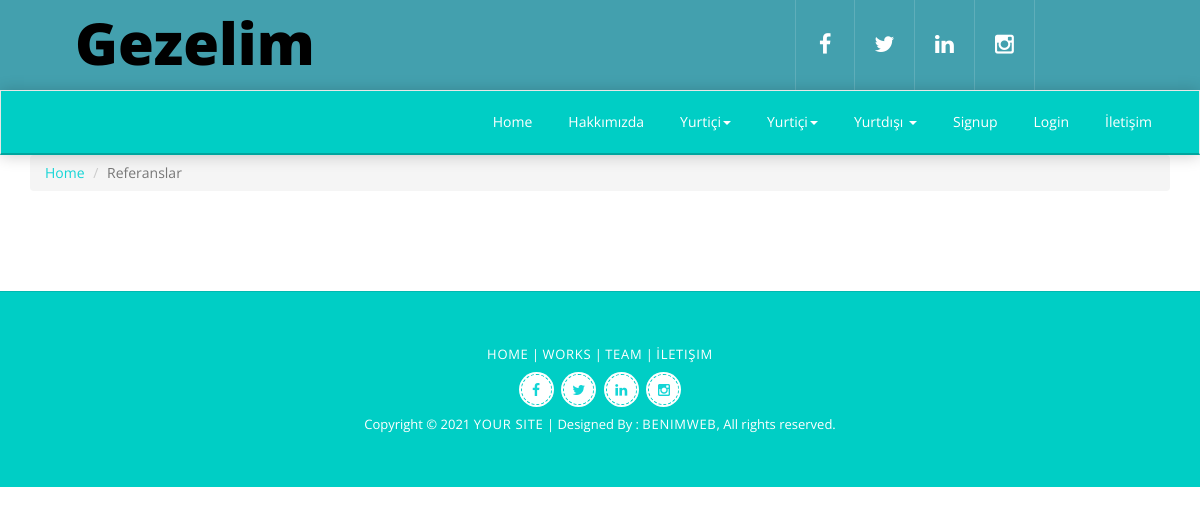
The page /referanslar/ on the database as committed earlier.
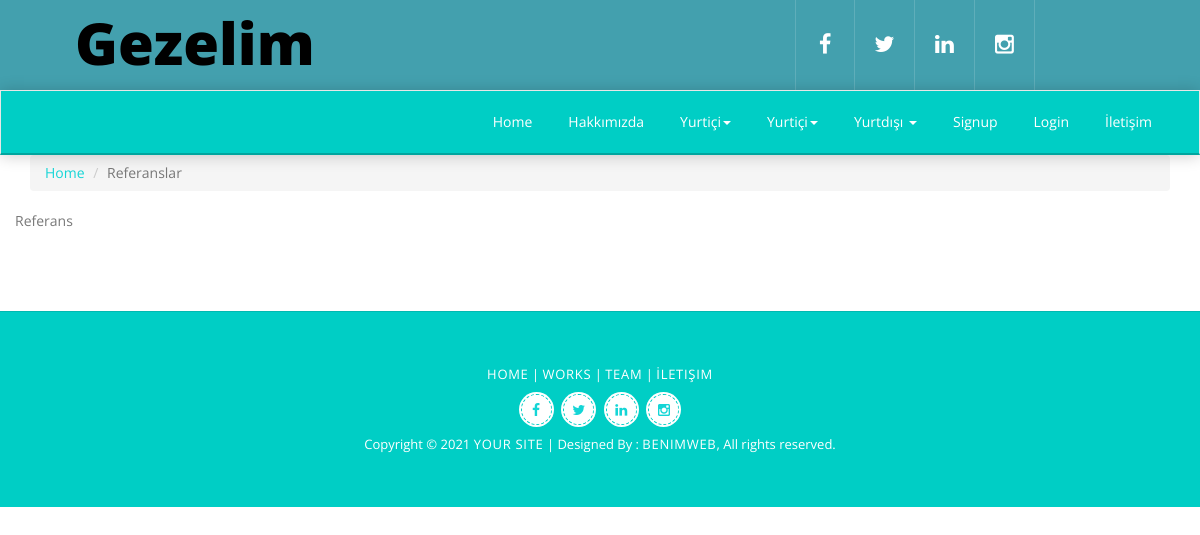
The same page on the database as committed later.
### home/models.py (models this page shows, shortened)
class Setting(models.Model):
    STATUS = (
        ('True','Evet'),
        ('False','Hayır'),
    )
    title = models.CharField(max_length=50)
    keyword=models.CharField(max_length=255)
    description=models.CharField(max_length=255)
    company = models.CharField(max_length=50)
    address = models.TextField(blank=True)
    phone = models.CharField(blank=True,max_length=50)
    fax = models.CharField(blank=True,max_length=50)
    email = models.CharField(blank=True,max_length=50)
    smtpserver = models.CharField(blank=True,max_length=50)
    smtpemail = models.CharField(blank=True,max_length=50)
    smtppassword = models.CharField(blank=True,max_length=50)
    smtpport = models.CharField(blank=True,max_length=50)
    icon = models.ImageField(blank=True,max_length=50)
    facebook = models.CharField(blank=True,max_length=150)
    instagram = models.CharField(blank=True,max_length=100)
    twitter = models.CharField(blank=True,max_length=100)
    abouts = RichTextUploadingField(blank=True)
    contact = RichTextUploadingField(blank=True)
    references = RichTextUploadingField(blank=True)
    status = models.CharField(max_length=10, choices=STATUS)
    create_at=models.DateTimeField(auto_now_add=True)
    update_at=models.DateTimeField(auto_now=True)

### home/views.py (the view)
# urls.py: path('referanslar/',views.referanslar,name='referanslar'),
def referanslar(request):
    setting=Setting.objects.get(pk=1)
    context={'setting':setting}
    return render(request, 'referanslar.html',context)

### home/templates/referanslar.html (shortened to what this page needs)
{% extends "homebase.html" %}
{% block header %}
    {% include "header.html" %}
{% endblock %}
{% block content %}
    <div id="breadcrumb">
        <div class="container">
            <ul class="breadcrumb">
                <li><a href="/">Home</a> </li>
                <li class="active">Referanslar</li>
            </ul>
        </div>
    </div>
    <div class="section">
        <div class="container">
            <div class="row">
                {{ setting.references|safe }}
            </div>
        </div>
    </div>
{% endblock %}

### home/templates/homebase.html (shortened to what this page needs)
<!DOCTYPE html>
<html lang="en">
<head>
	{% load static %}
		<link href="{% static 'css/bootstrap.min.css' %}" rel="stylesheet">
		<link href="{% static 'css/font-awesome.min.css' %}" rel="stylesheet">
		<link href="{% static 'css/style.css' %}" rel="stylesheet">
		<link rel="stylesheet" href="https://maxcdn.bootstrapcdn.com/bootstrap/3.4.1/css/bootstrap.min.css">
		<link rel="stylesheet" href="{% static 'css/style.css' %}">
</head>
<body>
    {% include 'topbar.html' %}
    {%block header%} {% include 'header.html'%} {%endblock%}
    {% block content %}  {% include 'content.html'%} {% endblock %}
	{% block footer %} {% include 'footer.html' %} {% endblock %}
</body>
</html>

### home/templates/topbar.html
{% load static %}
            <div class="top-bar">
                <div class="container-fluid">
                    <div class="row">
                        <div class="col-lg-3">
                            <div class="logo">
                                <a href="index.html">
                                    <h1>Gezelim</h1>
                                </a>
                            </div>
                        </div>
                        <div class="col-lg-8">
                            <div class="top-bar-right">
								<div class="social">
									<a href="https://www.facebook.com/Ramazan.Kocak/"><i class="fa fa-facebook"></i></a>
									<a href="https://twitter.com/Ramazan38031835"><i class="fa fa-twitter"></i></a>
									<a href="#"><i class="fa fa-linkedin"></i></a>
									<a href="https://www.instagram.com/ram_koc/"><i class="fa fa-instagram"></i></a>
								</div>
                            </div>
                        </div>
                    </div>
                </div>
            </div>

### home/templates/header.html (shortened to what this page needs)
{% load static %}
			<header>
				<nav class="navbar navbar-default" role="navigation">
					<div class="container">
						<div class="collapse navbar-collapse" id="bs-example-navbar-collapse-1">
							<ul class="nav navbar-nav navbar-right">
								<li><a href="/index">Home</a></li>
								<li><a href="/hakkimizda" class="nav-item nav-link">Hakkımızda</a></li>
									{% load mptt_tags %}
											<li class="dropdown">
												 <a class="dropdown-toggle" data-toggle="dropdown">Yurtiçi<span class="caret"></span></a>
											</li>
								<li class="dropdown">
									<a class="dropdown-toggle" data-toggle="dropdown">Yurtiçi<span class="caret"></span></a>
								</li>
								<li class="dropdown">
									<a href="#" class="dropdown-toggle" data-toggle="dropdown">Yurtdışı <span class="caret"></span></a>
								</li>
								<li><a href="registration.html">Signup</a></li>
								<li><a href="login.html">Login</a></li>
								<li><a href="/iletisim" class="nav-item nav-link">İletişim</a></li>
							</ul>
						</div>
					</div>
				</nav>
			</header>

### home/templates/footer.html (shortened to what this page needs)
{% load static %}
			<footer>
				<div class="container">
					<p><a href="/index">Home</a> | <a href="#work">works</a> | <a href="#team">Team</a> | <a href="/iletisim">İletişim</a></p>
					<div class="social">
						<a href="#"><i class="fa fa-facebook"></i></a>
						<a href="https://twitter.com/Ramazan38031835"><i class="fa fa-twitter"></i></a>
						<a href="#"><i class="fa fa-linkedin"></i></a>
						<a href="https://www.instagram.com/ram_koc/"><i class="fa fa-instagram"></i></a>
					</div>
					<p class="copy-right">Copyright &copy; 2021 <a href="#">Your Site</a> | Designed By : <a href="https://twitter.com/Ramazan38031835">BenimWeb</a>, All rights reserved. </p>
				</div>
			</footer>

### home/static/css/style.css (style rules this page uses)
body { font-family: 'Open Sans', Sans Serif; font-weight: 400; color: #545454; -webkit-font-smoothing: antialiased; }
h1,h2,h3,h4,h5,h6 { font-family: 'Open Sans', Sans Serif; font-weight: 600; }
p { margin:0; padding:0; color: #787878; }
a { text-decoration: none; color: #14D5D6; }
.top-bar { position: relative; height: 90px; background: #43A0AE; }
.top-bar .logo { padding: 15px 0; text-align: left; overflow: hidden; }
.top-bar .logo h1 { margin: 0; color: #000000; font-size: 58px; line-height: 55px; font-weight: 800; }
.top-bar .top-bar-right { display: flex; align-items: center; justify-content: flex-end; }
.top-bar .social { display: flex; height: 90px; font-size: 0; justify-content: flex-end; }
.top-bar .social a { display: flex; align-items: center; justify-content: center; width: 60px; height: 100%; font-size: 22px; color: #ffffff; border-right: 1px solid rgba(255, 255, 255, .15); }
.top-bar .social a:first-child { border-left: 1px solid rgba(255, 255, 255, .15); }
@media (min-width: 992px) { .top-bar { padding: 0 60px; } }
header .navbar { margin: 0; background: #00CEC5; border-radius: 0; border-bottom: 2px solid rgba(0,0,0,0.2); box-shadow: 0 1px 15px rgba(0,0,0,0.2); }
header .navbar-default .navbar-nav>li>a { margin: 15px 3px; padding-top: 6px; color: #fff; padding-bottom: 6px; border-radius: 2px; }
footer { margin-top: 80px; padding: 50px 0; background: #00CEC5; text-align: center; border-top: 1px solid rgba(0,0,0,0.1); }
footer p { font-size: 13px; line-height: 25px; color: #fff; }
footer p a { font-size: 13px; line-height: 24px; text-transform: uppercase; letter-spacing: 0.055em; color: #fff; }
footer .social a { display: inline-block; margin: 0 2px; margin-top: 5px; padding: 2px; width: 35px; height: 35px; line-height: 35px; background: #fff; font-size: 14px; border-radius: 50%; }
footer .social a i { display: block; width: 100%; height: 100%; line-height: 30px; border-radius: 50%; border: 1px dashed #00CEC5; }
footer .copy-right { margin-top: 5px; }

Rows that differ between the two databases and show on the page:
now on this page (row edited): Setting: references "Referans"
changed Setting: references empty → "<p>Referans</p>" (drawn)
